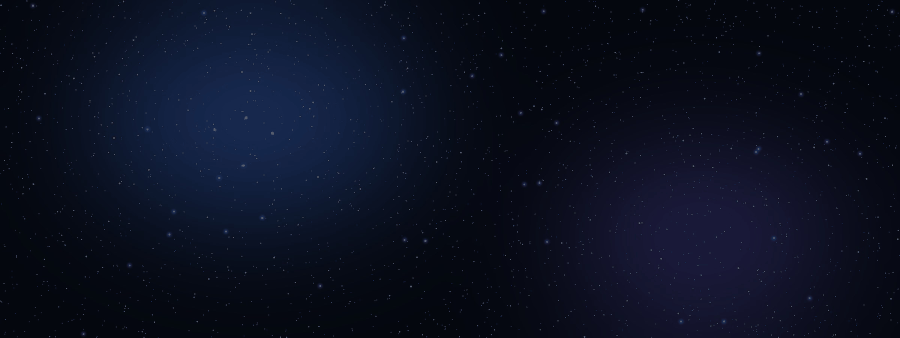
#> input picture assets/timeline/stars.png, 1800 x 675 px (shown at 1/2 size)
$ python make_mac_icon.py
#> lines starting #> are read from the running program, lines starting #| are printed output that depends on the picture; after the words box and inside, x2 and y2 are one past the last pixel; in counts of white or black regions, pixels touching at a corner belong together
"""The macOS icon: icon.png on a rounded-square plate of the timeline's stars.

    python make_mac_icon.py

Writes icon-macos.png (1024 px) beside this file, the master build-macos.sh makes
AppIcon.icns from. Needs numpy and Pillow.

Since macOS 26 Finder puts an icon that is not a full rounded square on a grey-white plate.
This one fills Apple's grid (an 824 px plate, 100 px in from each edge of 1024), so it is
shown as drawn (measured on macOS 27, 2026-11-13). The maintainer chose the star plate over
a plain navy one the same day, and icon.png with KMSE under the art over art.png alone.
"""

import os

import numpy as np
from PIL import Image, ImageChops, ImageDraw, ImageFilter

HERE = os.path.dirname(os.path.abspath(__file__))
ROOT = os.path.dirname(os.path.dirname(HERE))
N = 1024
INSET = 100

WINDOW = (10, 18, 32)        # ui/theme.slint window #0a1220
GLOW = (28, 70, 120)
FRAME_LINE = (38, 120, 170)  # frame-line #2678aa
ACCENT = (42, 198, 239)      # accent #2ac6ef


def squircle_mask():
    """A superellipse (n = 5), close to Apple's continuous-corner square, drawn at 2x."""
    s = N * 2
    c = s / 2
    r = s / 2 - INSET * 2
    y, x = np.mgrid[0:s, 0:s].astype(np.float64)
    v = np.abs((x + 0.5 - c) / r) ** 5 + np.abs((y + 0.5 - c) / r) ** 5
    return Image.fromarray(((v <= 1.0) * 255).astype(np.uint8)).resize((N, N), Image.LANCZOS)


def main():
    mask = squircle_mask()
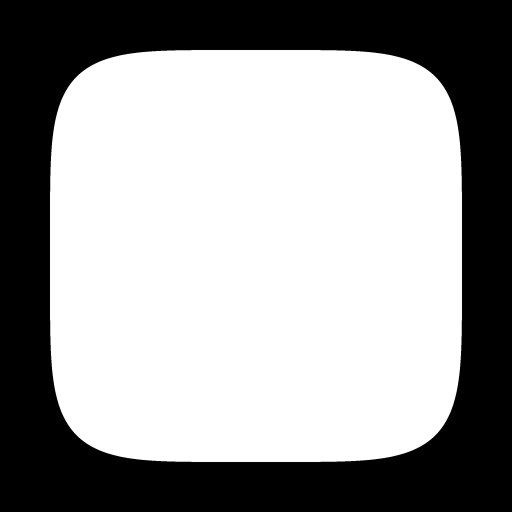
#> mask: PIL image 1024x1024 L (shown at 1/2 size); min 0, max 255, mean 156.9

    # navy, a blue glow low in the middle, the timeline's stars over it
    plate = Image.new("RGB", (N, N), WINDOW)
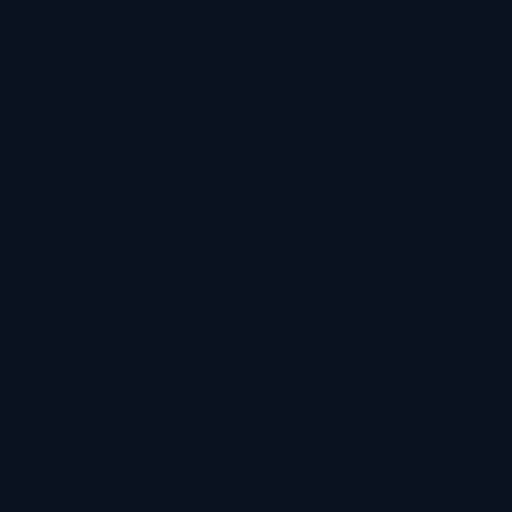
#> plate: PIL image 1024x1024 RGB (shown at 1/2 size); mean R, G, B 10, 18, 32
    g = Image.new("L", (N, N), 0)
#> g: PIL image 1024x1024 L; every value is 0
    ImageDraw.Draw(g).ellipse((150, 230, 874, 954), fill=255)
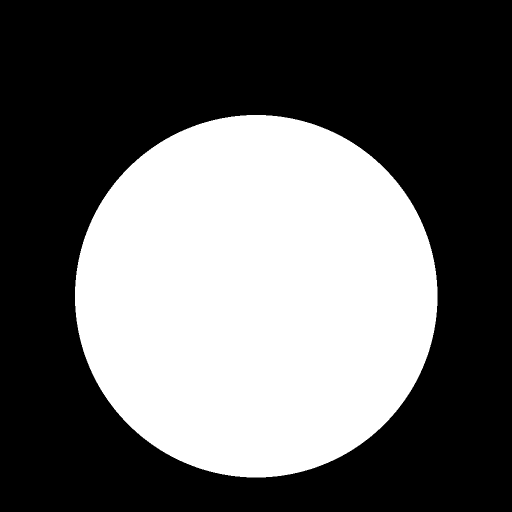
#> g: PIL image 1024x1024 L (shown at 1/2 size); 39.4% white; 1 white region, box (x1, y1, x2, y2) and area: (150, 230, 875, 955) 412737
    plate = Image.composite(Image.new("RGB", (N, N), GLOW), plate,
                            g.filter(ImageFilter.GaussianBlur(170)))
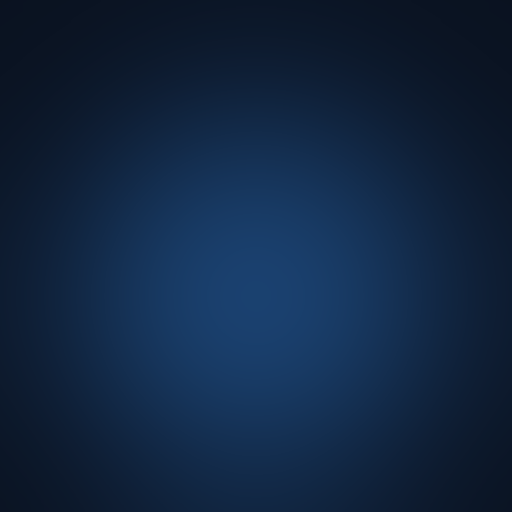
#> plate: PIL image 1024x1024 RGB (shown at 1/2 size); mean R, G, B 16.7, 37.3, 64.7
    field = Image.open(os.path.join(ROOT, "assets", "timeline", "stars.png")).convert("RGB")
#> field is the input picture: PIL image 1800x675 RGB; mean R, G, B 11, 16, 32.6
    field = field.crop((0, 0, 675, 675)).resize((N, N), Image.LANCZOS)
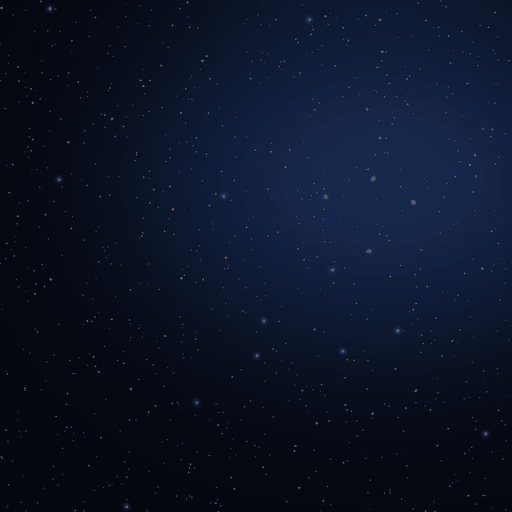
#> field: PIL image 1024x1024 RGB (shown at 1/2 size); mean R, G, B 11.5, 19.8, 38.9
    plate = ImageChops.screen(plate, field.point(lambda v: int(v * 0.7))).convert("RGBA")
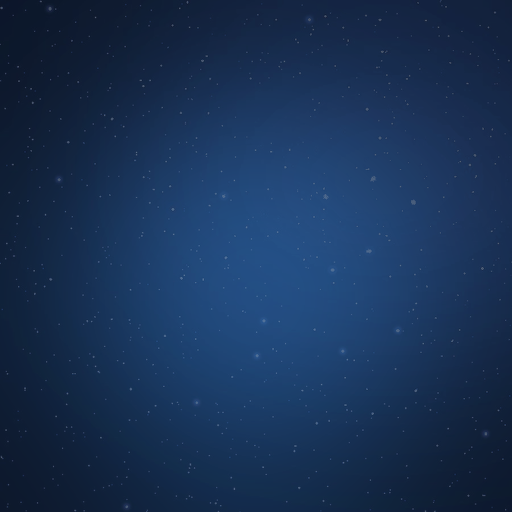
#> plate: PIL image 1024x1024 RGBA (shown at 1/2 size); mean R, G, B, A 24.1, 49.2, 84.9, 255

    # a faint sheen at the top
    top = Image.new("L", (N, N), 0)
    ImageDraw.Draw(top).rectangle((0, 0, N, 300), fill=90)
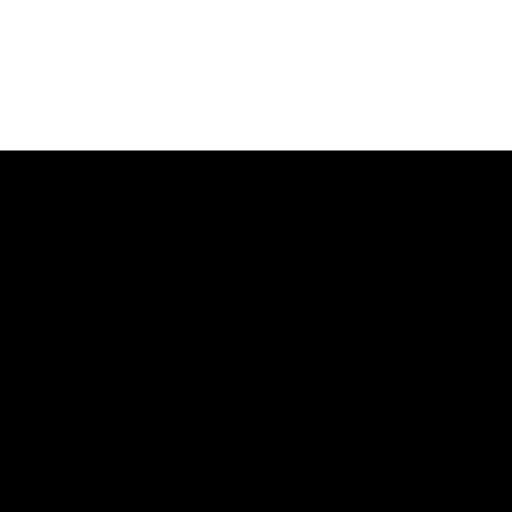
#> top: PIL image 1024x1024 L (shown at 1/2 size); values 0 (black) and 90 (white), 29.4% white; 1 white region, box (x1, y1, x2, y2) and area: (0, 0, 1024, 301) 308224
    sheen = Image.new("RGBA", (N, N), (180, 210, 240, 0))
    sheen.putalpha(ImageChops.multiply(top.filter(ImageFilter.GaussianBlur(120)), mask)
                   .point(lambda v: v // 3))
    plate.alpha_composite(sheen)

    # the icon, 700 px across, with a soft cyan light under it so its dark faces read
#> (the run stopped early here; a loop or call above may not have finished)
